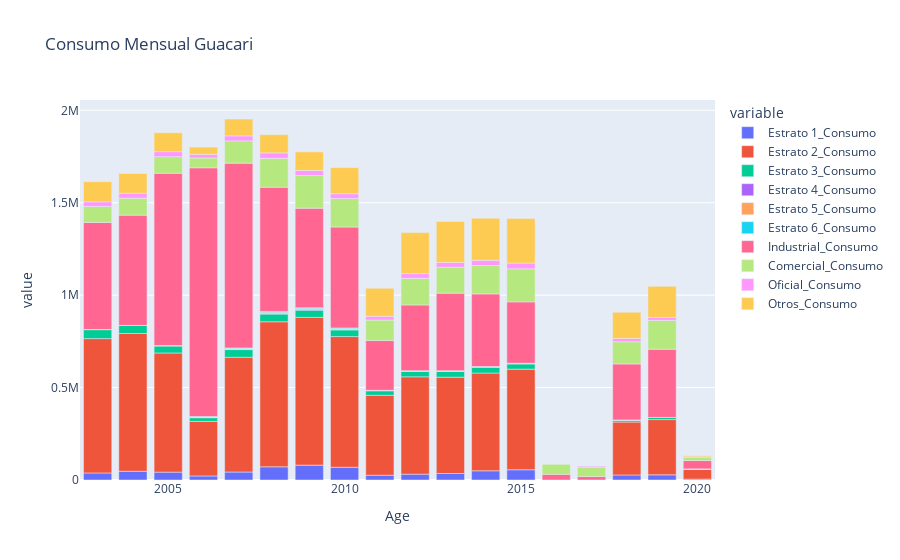

The cell this chart's notebook holds for it:
### Code cell
grafica_0= GraficoBarra(FinalGuacari,ClasesConsumo,['Age'],"Consumo Mensual Guacari")
grafica_0

### Figure 1 — Plotly figure (JSON) as saved in the notebook; plotly's stock layout.template omitted (floating-point values rounded to 4 significant figures)
{"data": [{"alignmentgroup": "True", "hovertemplate": "variable=Estrato 1_Consumo<br>Age=%{x}<br>value=%{y}<extra></extra>", "legendgroup": "Estrato 1_Consumo", "marker": {"color": "#636efa"}, "name": "Estrato 1_Consumo", "offsetgroup": "Estrato 1_Consumo", "orientation": "v", "showlegend": true, "textposition": "auto", "type": "bar", "x": [2003, 2004, 2005, 2006, 2007, 2008, 2009, 2010, 2011, 2012, 2013, 2014, 2015, 2016, 2017, 2018, 2019, 2020], "xaxis": "x", "y": [38210.0, 47200.0, 42580.0, 21930.0, 43230.0, 71360.0, 80500.0, 68970.0, 25970.0, 31610.0, 35290.0, 49850.0, 55470.0, 0, 0, 27220.0, 27970.0, 4805.0], "yaxis": "y"}, {"alignmentgroup": "True", "hovertemplate": "variable=Estrato 2_Consumo<br>Age=%{x}<br>value=%{y}<extra></extra>", "legendgroup": "Estrato 2_Consumo", "marker": {"color": "#EF553B"}, "name": "Estrato 2_Consumo", "offsetgroup": "Estrato 2_Consumo", "orientation": "v", "showlegend": true, "textposition": "auto", "type": "bar", "x": [2003, 2004, 2005, 2006, 2007, 2008, 2009, 2010, 2011, 2012, 2013, 2014, 2015, 2016, 2017, 2018, 2019, 2020], "xaxis": "x", "y": [726800.0, 745400.0, 644700.0, 294900.0, 620800.0, 784700.0, 799500.0, 707000.0, 432300.0, 526620, 521100.0, 528700.0, 544400.0, 0, 0, 286400.0, 298900.0, 53750.0], "yaxis": "y"}, {"alignmentgroup": "True", "hovertemplate": "variable=Estrato 3_Consumo<br>Age=%{x}<br>value=%{y}<extra></extra>", "legendgroup": "Estrato 3_Consumo", "marker": {"color": "#00cc96"}, "name": "Estrato 3_Consumo", "offsetgroup": "Estrato 3_Consumo", "orientation": "v", "showlegend": true, "textposition": "auto", "type": "bar", "x": [2003, 2004, 2005, 2006, 2007, 2008, 2009, 2010, 2011, 2012, 2013, 2014, 2015, 2016, 2017, 2018, 2019, 2020], "xaxis": "x", "y": [49010.0, 43830.0, 38800.0, 20320.0, 41580.0, 41670.0, 38700.0, 35980.0, 25060.0, 30860.0, 32260.0, 31980.0, 28800.0, 0, 0, 11250.0, 11760.0, 1605.0], "yaxis": "y"}, {"alignmentgroup": "True", "hovertemplate": "variable=Estrato 4_Consumo<br>Age=%{x}<br>value=%{y}<extra></extra>", "legendgroup": "Estrato 4_Consumo", "marker": {"color": "#ab63fa"}, "name": "Estrato 4_Consumo", "offsetgroup": "Estrato 4_Consumo", "orientation": "v", "showlegend": true, "textposition": "auto", "type": "bar", "x": [2003, 2004, 2005, 2006, 2007, 2008, 2009, 2010, 2011, 2012, 2013, 2014, 2015, 2016, 2017, 2018, 2019, 2020], "xaxis": "x", "y": [0, 3.583, 123.9, 864.2, 1525.0, 3921, 4389.0, 3089.0, 0, 0, 79, 922.1, 669.1, 0, 0, 0, 0, 0], "yaxis": "y"}, {"alignmentgroup": "True", "hovertemplate": "variable=Estrato 5_Consumo<br>Age=%{x}<br>value=%{y}<extra></extra>", "legendgroup": "Estrato 5_Consumo", "marker": {"color": "#FFA15A"}, "name": "Estrato 5_Consumo", "offsetgroup": "Estrato 5_Consumo", "orientation": "v", "showlegend": true, "textposition": "auto", "type": "bar", "x": [2003, 2004, 2005, 2006, 2007, 2008, 2009, 2010, 2011, 2012, 2013, 2014, 2015, 2016, 2017, 2018, 2019, 2020], "xaxis": "x", "y": [0, 0, 1042.0, 3054.0, 4317.0, 5230.0, 4697.0, 3749.0, 1657.0, 2074.0, 2488.0, 2171.0, 2455.0, 0, 0, 0, 0, 0], "yaxis": "y"}, {"alignmentgroup": "True", "hovertemplate": "variable=Estrato 6_Consumo<br>Age=%{x}<br>value=%{y}<extra></extra>", "legendgroup": "Estrato 6_Consumo", "marker": {"color": "#19d3f3"}, "name": "Estrato 6_Consumo", "offsetgroup": "Estrato 6_Consumo", "orientation": "v", "showlegend": true, "textposition": "auto", "type": "bar", "x": [2003, 2004, 2005, 2006, 2007, 2008, 2009, 2010, 2011, 2012, 2013, 2014, 2015, 2016, 2017, 2018, 2019, 2020], "xaxis": "x", "y": [0, 0, 31.42, 2168.0, 2911.0, 5308.0, 4827.0, 3776.0, 329.2, 255.1, 276.4, 266.4, 214.2, 0, 0, 0, 0, 0], "yaxis": "y"}, {"alignmentgroup": "True", "hovertemplate": "variable=Industrial_Consumo<br>Age=%{x}<br>value=%{y}<extra></extra>", "legendgroup": "Industrial_Consumo", "marker": {"color": "#FF6692"}, "name": "Industrial_Consumo", "offsetgroup": "Industrial_Consumo", "orientation": "v", "showlegend": true, "textposition": "auto", "type": "bar", "x": [2003, 2004, 2005, 2006, 2007, 2008, 2009, 2010, 2011, 2012, 2013, 2014, 2015, 2016, 2017, 2018, 2019, 2020], "xaxis": "x", "y": [579600.0, 596600.0, 932600.0, 1346000.0, 1000000.0, 672000.0, 538200.0, 546100.0, 269100.0, 355600.0, 419400.0, 392900.0, 331700.0, 30850.0, 18710.0, 303200.0, 369000.0, 45140.0], "yaxis": "y"}, {"alignmentgroup": "True", "hovertemplate": "variable=Comercial_Consumo<br>Age=%{x}<br>value=%{y}<extra></extra>", "legendgroup": "Comercial_Consumo", "marker": {"color": "#B6E880"}, "name": "Comercial_Consumo", "offsetgroup": "Comercial_Consumo", "orientation": "v", "showlegend": true, "textposition": "auto", "type": "bar", "x": [2003, 2004, 2005, 2006, 2007, 2008, 2009, 2010, 2011, 2012, 2013, 2014, 2015, 2016, 2017, 2018, 2019, 2020], "xaxis": "x", "y": [86660.0, 91820.0, 89300.0, 53210.0, 120500.0, 156100.0, 176400.0, 154400.0, 111000.0, 144200.0, 140400.0, 153600.0, 179000.0, 56420.0, 49460.0, 119900.0, 156100.0, 18650.0], "yaxis": "y"}, {"alignmentgroup": "True", "hovertemplate": "variable=Oficial_Consumo<br>Age=%{x}<br>value=%{y}<extra></extra>", "legendgroup": "Oficial_Consumo", "marker": {"color": "#FF97FF"}, "name": "Oficial_Consumo", "offsetgroup": "Oficial_Consumo", "orientation": "v", "showlegend": true, "textposition": "auto", "type": "bar", "x": [2003, 2004, 2005, 2006, 2007, 2008, 2009, 2010, 2011, 2012, 2013, 2014, 2015, 2016, 2017, 2018, 2019, 2020], "xaxis": "x", "y": [24870.0, 26750.0, 27350.0, 19470.0, 26980.0, 29700.0, 27630.0, 25720.0, 20580.0, 25730.0, 25700.0, 28130.0, 31150.0, 141.4, 7612.0, 17750.0, 16030.0, 1664.0], "yaxis": "y"}, {"alignmentgroup": "True", "hovertemplate": "variable=Otros_Consumo<br>Age=%{x}<br>value=%{y}<extra></extra>", "legendgroup": "Otros_Consumo", "marker": {"color": "#FECB52"}, "name": "Otros_Consumo", "offsetgroup": "Otros_Consumo", "orientation": "v", "showlegend": true, "textposition": "auto", "type": "bar", "x": [2003, 2004, 2005, 2006, 2007, 2008, 2009, 2010, 2011, 2012, 2013, 2014, 2015, 2016, 2017, 2018, 2019, 2020], "xaxis": "x", "y": [108900.0, 106600.0, 102400.0, 39400.0, 91260.0, 98440.0, 100400.0, 141500.0, 151400.0, 221618, 221400.0, 227400.0, 241200.0, 0, 0, 141800.0, 168200.0, 5715.0], "yaxis": "y"}], "layout": {"barmode": "relative", "legend": {"title": {"text": "variable"}, "tracegroupgap": 0}, "title": {"text": "Consumo Mensual Guacari"}, "xaxis": {"anchor": "y", "domain": [0, 1], "title": {"text": "Age"}}, "yaxis": {"anchor": "x", "domain": [0, 1], "title": {"text": "value"}}}}
